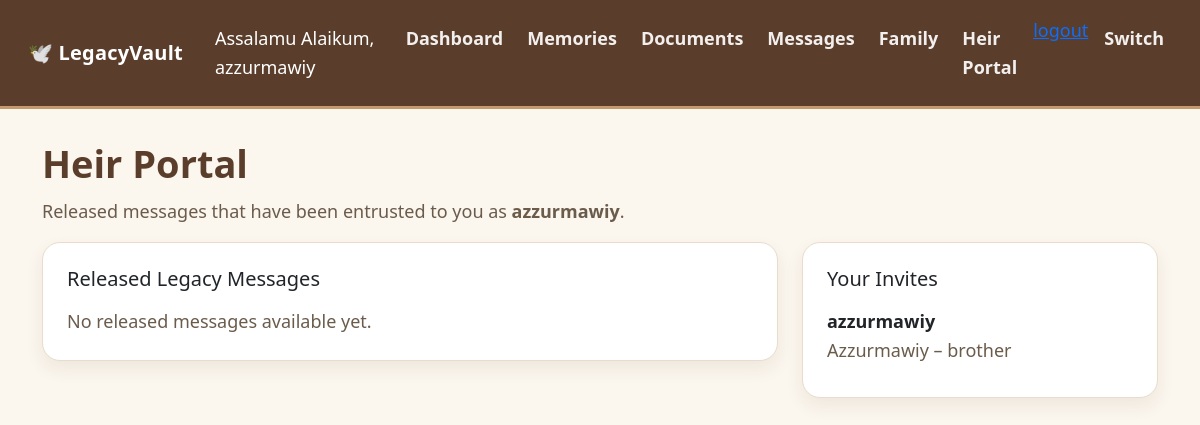
Page /heir/ (signed in) on the committed database.
### core/models.py (models this page shows, shortened)
class FamilyMember(models.Model):
    owner = models.ForeignKey(
        settings.AUTH_USER_MODEL,
        on_delete=models.CASCADE,
        related_name="family_members"
    )
    name = models.CharField(max_length=200)
    relation = models.CharField(max_length=100)
    email = models.EmailField(blank=True, null=True)
    phone = models.CharField(max_length=30, blank=True)
    claimed_user = models.ForeignKey(
        settings.AUTH_USER_MODEL,
        on_delete=models.SET_NULL,
        null=True,
        blank=True,
        related_name="claimed_family_profiles"
    )
    invite_token = models.UUIDField(default=uuid.uuid4, editable=False, unique=True)
    is_active = models.BooleanField(default=True)
    created_at = models.DateTimeField(auto_now_add=True)
    updated_at = models.DateTimeField(auto_now=True)

### core/views.py (the view)
# urls.py: path('heir/', views.heir_portal, name='heir_portal'),
@login_required
def heir_portal(request):
    recipient = request.user
    messages_list = Message.objects.filter(
        recipient=recipient,
        is_released=True
    ).order_by("-send_date")
    my_invites = FamilyMember.objects.filter(
        claimed_user=recipient,
        is_active=True,
    ).select_related("owner")
    return render(
        request,
        "heir_messages.html",
        {
            "recipient": recipient,
            "messages_list": messages_list,
            "my_invites": my_invites,
        },
    )

### templates/heir_messages.html
{% extends 'base.html' %}
{% block content %}
<div class="mb-3">
  <div class="page-title">Heir Portal</div>
  <div class="page-subtitle">
    Released messages that have been entrusted to you as <strong>{{ recipient.username }}</strong>.
  </div>
</div>
<div class="row g-4">
  <div class="col-lg-8">
    <div class="card p-4">
      <h5 class="mb-3">Released Legacy Messages</h5>
      {% for msg in messages_list %}
        <div class="border rounded-4 p-3 mb-3">
          <div class="fw-bold">{{ msg.title }}</div>
          <div class="page-subtitle mb-2">
            From: {{ msg.owner.username }} · Released on: {{ msg.send_date }}
          </div>
          <div>{{ msg.content }}</div>
        </div>
      {% empty %}
        <div class="page-subtitle">
          No released messages available yet.
        </div>
      {% endfor %}
    </div>
  </div>
  <div class="col-lg-4">
    <div class="card p-4">
      <h5 class="mb-3">Your Invites</h5>
      {% if my_invites %}
        <ul class="list-unstyled mb-0">
          {% for invite in my_invites %}
            <li class="mb-2">
              <div class="fw-bold">{{ invite.owner.username }}</div>
              <div class="page-subtitle">
                {{ invite.name }} – {{ invite.relation }}
              </div>
            </li>
          {% endfor %}
        </ul>
      {% else %}
        <div class="page-subtitle">
          You don't have any active heir invites linked to your account yet.
        </div>
      {% endif %}
    </div>
  </div>
</div>
{% endblock %}

### templates/base.html (shortened to what this page needs)
<!DOCTYPE html>
<html lang="en">
<head>
  <link href="https://cdn.jsdelivr.net/npm/bootstrap@5.3.0/dist/css/bootstrap.min.css" rel="stylesheet">
  <link rel="stylesheet" href="https://cdnjs.cloudflare.com/ajax/libs/font-awesome/6.5.0/css/all.min.css">
</head>
<body>
  <nav class="navbar navbar-expand-lg nav-wrap px-3 py-3">
    <div class="container-fluid">
      <a class="navbar-brand text-white brand" href="/">🕊️ LegacyVault</a>
      <span class="text-white ms-3">Assalamu Alaikum, {{ request.user.username }} </span>
      <div class="collapse navbar-collapse" id="navbarsExample">
        <ul class="navbar-nav ms-auto gap-2">
          <li class="nav-item"><a class="nav-link" href="/">Dashboard</a></li>
          <li class="nav-item"><a class="nav-link" href="/memory/">Memories</a></li>
          <li class="nav-item"><a class="nav-link" href="/documents/">Documents</a></li>
          <li class="nav-item"><a class="nav-link" href="/message/">Messages</a></li>
          <li class="nav-item"><a class="nav-link" href="/family/">Family</a></li>
          <li class="nav-item"><a class="nav-link" href="/heir/">Heir Portal</a></li>
          <li class="nav-item"><a href="/accounts/logout/">logout</a></li>
          <a class="nav-link" href="/switch-settings/">Switch</a>
        </ul>
      </div>
    </div>
  </nav>
  <main class="container py-4">
    {% block content %}{% endblock %}
  </main>
</body>
</html>

### templates/base.html (style rules this page uses)
:root { --bg: #FBF6EE; --card: #FFFFFF; --brown: #5A3E2B; --brown-2: #7A5236; --accent: #C49A6C; --muted: #6B5B4B; --border: #E8DCCB; }
body { font-size: 18px; line-height: 1.6; background: var(--bg); color: var(--brown); font-family: system-ui, -apple-system, Segoe UI, Roboto, Arial, sans-serif; }
.nav-wrap { background: var(--brown); border-bottom: 3px solid var(--accent); }
.brand { font-weight: 800; letter-spacing: 0.2px; }
.nav-link { color: #fff !important; opacity: 0.92; font-weight: 600; }
.page-title { font-size: 38px; font-weight: 800; margin-bottom: 4px; }
.page-subtitle { color: var(--muted); font-size: 18px; }
.card { border: 1px solid var(--border); border-radius: 18px; box-shadow: 0 8px 18px rgba(90, 62, 43, 0.08); }

### rows in the picture
FamilyMember: owner.username "azzurmawiy", name "Azzurmawiy", relation "brother"

### other values in the picture
{{ request.user.username }} "azzurmawiy"
{{ recipient.username }} "azzurmawiy"
